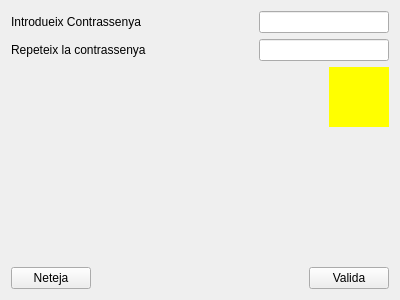
<?xml version="1.0" encoding="UTF-8"?>
<ui version="4.0">
 <class>MyForm</class>
 <widget class="QWidget" name="MyForm">
  <property name="geometry">
   <rect>
    <x>0</x>
    <y>0</y>
    <width>400</width>
    <height>300</height>
   </rect>
  </property>
  <property name="windowTitle">
   <string>Contrassenya</string>
  </property>
  <layout class="QGridLayout" name="gridLayout">
   <item row="0" column="0">
    <layout class="QHBoxLayout" name="horizontalLayout">
     <item>
      <widget class="QLabel" name="label">
       <property name="text">
        <string>Introdueix Contrassenya</string>
       </property>
      </widget>
     </item>
     <item>
      <spacer name="horizontalSpacer_4">
       <property name="orientation">
        <enum>Qt::Horizontal</enum>
       </property>
       <property name="sizeHint" stdset="0">
        <size>
         <width>40</width>
         <height>20</height>
        </size>
       </property>
      </spacer>
     </item>
     <item>
      <widget class="QLineEdit" name="lineEdit">
       <property name="minimumSize">
        <size>
         <width>130</width>
         <height>0</height>
        </size>
       </property>
      </widget>
     </item>
    </layout>
   </item>
   <item row="1" column="0">
    <layout class="QHBoxLayout" name="horizontalLayout_2">
     <item>
      <widget class="QLabel" name="label_2">
       <property name="text">
        <string>Repeteix la contrassenya</string>
       </property>
      </widget>
     </item>
     <item>
      <spacer name="horizontalSpacer_3">
       <property name="orientation">
        <enum>Qt::Horizontal</enum>
       </property>
       <property name="sizeHint" stdset="0">
        <size>
         <width>40</width>
         <height>20</height>
        </size>
       </property>
      </spacer>
     </item>
     <item>
      <widget class="QLineEdit" name="lineEdit_2">
       <property name="minimumSize">
        <size>
         <width>130</width>
         <height>0</height>
        </size>
       </property>
      </widget>
     </item>
    </layout>
   </item>
   <item row="2" column="0">
    <layout class="QHBoxLayout" name="horizontalLayout_3">
     <item>
      <widget class="QLabel" name="label_4">
       <property name="text">
        <string/>
       </property>
      </widget>
     </item>
     <item>
      <spacer name="horizontalSpacer_2">
       <property name="orientation">
        <enum>Qt::Horizontal</enum>
       </property>
       <property name="sizeHint" stdset="0">
        <size>
         <width>40</width>
         <height>20</height>
        </size>
       </property>
      </spacer>
     </item>
     <item>
      <widget class="MyLabel" name="label_3">
       <property name="minimumSize">
        <size>
         <width>60</width>
         <height>60</height>
        </size>
       </property>
       <property name="styleSheet">
        <string notr="true">background:yellow</string>
       </property>
       <property name="text">
        <string/>
       </property>
      </widget>
     </item>
    </layout>
   </item>
   <item row="3" column="0">
    <layout class="QVBoxLayout" name="verticalLayout">
     <item>
      <spacer name="verticalSpacer">
       <property name="orientation">
        <enum>Qt::Vertical</enum>
       </property>
       <property name="sizeHint" stdset="0">
        <size>
         <width>20</width>
         <height>40</height>
        </size>
       </property>
      </spacer>
     </item>
     <item>
      <layout class="QHBoxLayout" name="horizontalLayout_4">
       <item>
        <widget class="QPushButton" name="pushButton">
         <property name="text">
          <string>Neteja</string>
         </property>
        </widget>
       </item>
       <item>
        <spacer name="horizontalSpacer">
         <property name="orientation">
          <enum>Qt::Horizontal</enum>
         </property>
         <property name="sizeHint" stdset="0">
          <size>
           <width>40</width>
           <height>20</height>
          </size>
         </property>
        </spacer>
       </item>
       <item>
        <widget class="QPushButton" name="pushButton_2">
         <property name="text">
          <string>Valida</string>
         </property>
        </widget>
       </item>
      </layout>
     </item>
    </layout>
   </item>
  </layout>
 </widget>
 <customwidgets>
  <customwidget>
   <class>MyLabel</class>
   <extends>QLabel</extends>
   <header>MyLabel.h</header>
   <slots>
    <signal>setEstado(QString)</signal>
    <slot>passwordIntrodueix(QString)</slot>
    <slot>passwordRepeteix(QString)</slot>
    <slot>activaTexto()</slot>
   </slots>
  </customwidget>
 </customwidgets>
 <resources/>
 <connections>
  <connection>
   <sender>lineEdit</sender>
   <signal>textChanged(QString)</signal>
   <receiver>label_3</receiver>
   <slot>passwordIntrodueix(QString)</slot>
   <hints>
    <hint type="sourcelabel">
     <x>349</x>
     <y>21</y>
    </hint>
    <hint type="destinationlabel">
     <x>379</x>
     <y>105</y>
    </hint>
   </hints>
  </connection>
  <connection>
   <sender>lineEdit_2</sender>
   <signal>textChanged(QString)</signal>
   <receiver>label_3</receiver>
   <slot>passwordRepeteix(QString)</slot>
   <hints>
    <hint type="sourcelabel">
     <x>344</x>
     <y>67</y>
    </hint>
    <hint type="destinationlabel">
     <x>347</x>
     <y>106</y>
    </hint>
   </hints>
  </connection>
  <connection>
   <sender>pushButton</sender>
   <signal>clicked()</signal>
   <receiver>lineEdit_2</receiver>
   <slot>clear()</slot>
   <hints>
    <hint type="sourcelabel">
     <x>60</x>
     <y>280</y>
    </hint>
    <hint type="destinationlabel">
     <x>273</x>
     <y>58</y>
    </hint>
   </hints>
  </connection>
  <connection>
   <sender>pushButton</sender>
   <signal>clicked()</signal>
   <receiver>lineEdit</receiver>
   <slot>clear()</slot>
   <hints>
    <hint type="sourcelabel">
     <x>27</x>
     <y>273</y>
    </hint>
    <hint type="destinationlabel">
     <x>267</x>
     <y>16</y>
    </hint>
   </hints>
  </connection>
  <connection>
   <sender>pushButton_2</sender>
   <signal>clicked()</signal>
   <receiver>label_4</receiver>
   <slot>show()</slot>
   <hints>
    <hint type="sourcelabel">
     <x>337</x>
     <y>276</y>
    </hint>
    <hint type="destinationlabel">
     <x>6</x>
     <y>118</y>
    </hint>
   </hints>
  </connection>
  <connection>
   <sender>pushButton</sender>
   <signal>clicked()</signal>
   <receiver>label_4</receiver>
   <slot>hide()</slot>
   <hints>
    <hint type="sourcelabel">
     <x>79</x>
     <y>266</y>
    </hint>
    <hint type="destinationlabel">
     <x>6</x>
     <y>138</y>
    </hint>
   </hints>
  </connection>
  <connection>
   <sender>label_3</sender>
   <signal>setEstado(QString)</signal>
   <receiver>label_4</receiver>
   <slot>setText(QString)</slot>
   <hints>
    <hint type="sourcelabel">
     <x>334</x>
     <y>105</y>
    </hint>
    <hint type="destinationlabel">
     <x>6</x>
     <y>92</y>
    </hint>
   </hints>
  </connection>
  <connection>
   <sender>pushButton_2</sender>
   <signal>clicked()</signal>
   <receiver>label_3</receiver>
   <slot>activaTexto()</slot>
   <hints>
    <hint type="sourcelabel">
     <x>317</x>
     <y>274</y>
    </hint>
    <hint type="destinationlabel">
     <x>338</x>
     <y>137</y>
    </hint>
   </hints>
  </connection>
 </connections>
</ui>
